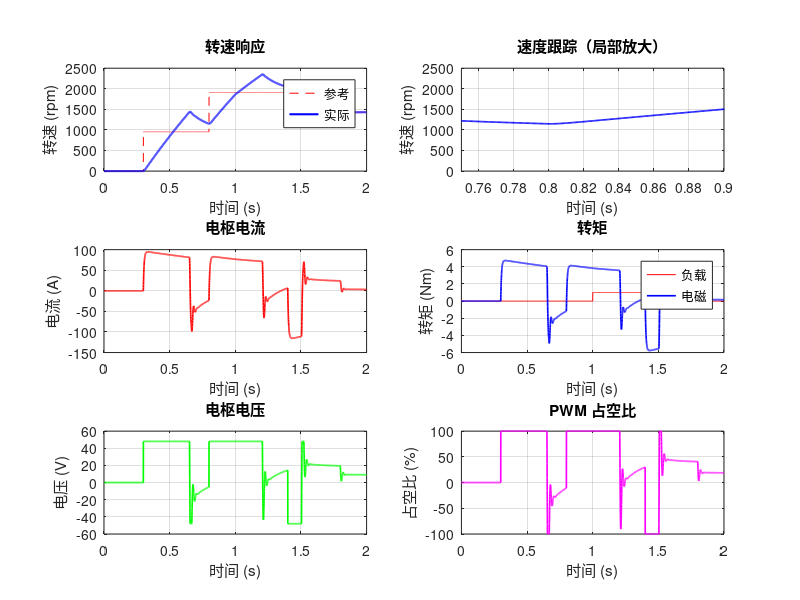

Here is the MATLAB script that generated this plot:
%% 直流电机 PWM 调速仿真
% 功能：直流电机 PWM 驱动 + PI 转速闭环控制
% 兼容版本：MATLAB R2016b

clc; close all;

%% 电机参数
Ra = 0.5;                    % 电枢电阻 [Ohm]
La = 0.003;                  % 电枢电感 [H]
Ke = 0.05;                   % 反电动势系数 [V*s/rad]
Kt = 0.05;                   % 转矩系数 [Nm/A]
J = 0.01;                    % 转动惯量 [kg*m^2]
B = 0.001;                   % 摩擦系数 [Nm*s/rad]
Vdc = 48;                    % 直流母线电压 [V]

%% 仿真参数
Ts = 0.0005;                 % 仿真步长 [s]
T = 2.0;                     % 仿真时长 [s]
t = 0:Ts:T;                  % 时间向量
n = length(t);

%% PI 控制器参数
Kp = 0.8;                    % 比例增益
Ki = 5.0;                    % 积分增益

%% 参考转速和负载
w_ref = 0*(t<0.3) + 100*(t>=0.3 & t<0.8) + 200*(t>=0.8 & t<1.4) + 150*(t>=1.4);   % [rad/s]
TL = 1.0*(t>1.0 & t<1.8);                                                               % 负载转矩 [Nm]

%% 状态变量初始化
w = 0; ia = 0; ei = 0;

%% 日志预分配
w_log = zeros(1,n); ia_log = zeros(1,n);
va_log = zeros(1,n); duty_log = zeros(1,n);

%% 仿真主循环
for k = 1:n
    % PI 控制器
    e = w_ref(k) - w;
    ei = ei + e*Ts;
    duty = max(min(Kp*e + Ki*ei, 1), -1);

    % PWM 驱动
    Va = duty*Vdc;                                % 电枢电压 [V]
    Ea = Ke*w;                                    % 反电动势 [V]

    % 电流更新（前向欧拉法）
    ia = ia + (Va - Ra*ia - Ea)/La*Ts;           % 电枢电流 [A]

    % 转速更新（前向欧拉法）
    w = w + (Kt*ia - B*w - TL(k))/J*Ts;          % 角速度 [rad/s]

    % 记录日志
    w_log(k)=w*30/pi; ia_log(k)=ia; va_log(k)=Va; duty_log(k)=duty;
end

%% 绘图
figure('Position', [100 100 900 650]);

subplot(3,2,1);
plot(t, w_ref*30/pi, 'r--', t, w_log, 'b-', 'LineWidth', 1.5);
xlabel('时间 (s)'); ylabel('转速 (rpm)');
legend('参考', '实际'); grid on; title('转速响应');

subplot(3,2,2);
plot(t, w_log, 'b-', 'LineWidth', 1.2); xlim([0.75 0.9]);
xlabel('时间 (s)'); ylabel('转速 (rpm)');
grid on; title('速度跟踪（局部放大）');

subplot(3,2,3);
plot(t, ia_log, 'r-', 'LineWidth', 1.2);
xlabel('时间 (s)'); ylabel('电流 (A)');
grid on; title('电枢电流');

subplot(3,2,4);
plot(t, TL, 'r-', t, Kt*ia_log, 'b-', 'LineWidth', 1.2);
xlabel('时间 (s)'); ylabel('转矩 (Nm)');
legend('负载', '电磁'); grid on; title('转矩');

subplot(3,2,5);
plot(t, va_log, 'g-', 'LineWidth', 1.2);
xlabel('时间 (s)'); ylabel('电压 (V)');
grid on; title('电枢电压');

subplot(3,2,6);
plot(t, duty_log*100, 'm-', 'LineWidth', 1.2);
xlabel('时间 (s)'); ylabel('占空比 (%)');
grid on; title('PWM 占空比');

%% 输出结果
fprintf('===== 直流电机调速仿真结果 =====\n');
fprintf('转速误差: %.1f rpm\n', abs(w_log(end)-w_ref(end)*30/pi));
fprintf('峰值电流: %.2f A\n', max(abs(ia_log)));
